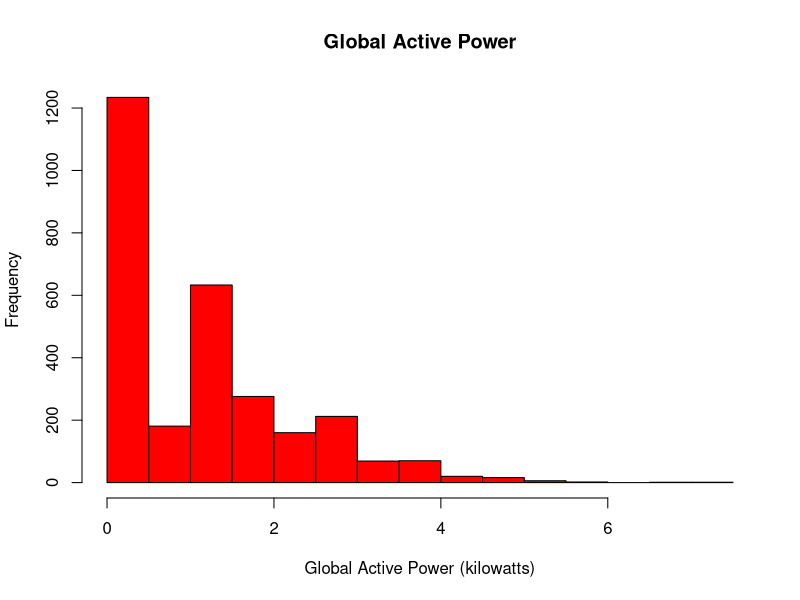

Generate this figure with R:
#Set the working directory correctly
setwd("~/Desktop/RProjects/Coursera/ExploratoryDataAnalysis/Week1/ExData_Plotting1")
list.files()

# first load in the data from p2.rda
p2 <- read.csv(file='p2.csv')

# plot the histogram as a png file

with ( p2, hist(Global_active_power, xlab='Global Active Power (kilowatts)',
                ylab='Frequency', main='Global Active Power', col='red'))
dev.copy ( png, 'plot1.png')
dev.off()



